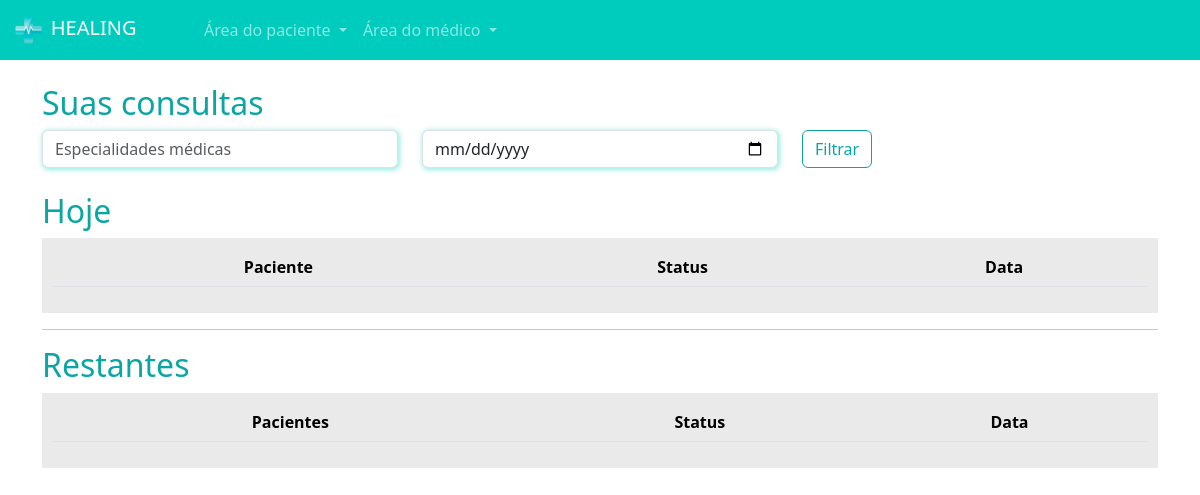
/medicos/consultas_medico/ (signed in), run on an earlier commit of the app's database.
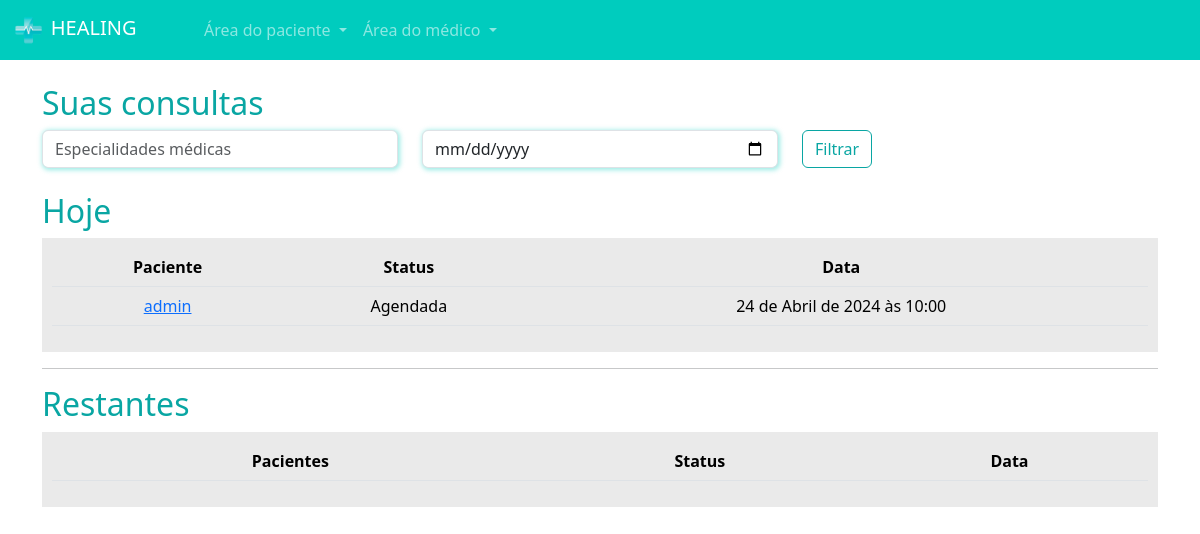
And on a later commit of the database.
### paciente/models.py (models this page shows, shortened)
class Consulta(models.Model):
    status_choices = (
        ('A', 'Agendada'),
        ('F', 'Finalizada'),
        ('C', 'Cancelada'),
        ('I', 'Iniciada')
    )
    paciente = models.ForeignKey(User, on_delete=models.DO_NOTHING)
    data_aberta = models.ForeignKey(DatasAbertas, on_delete=models.DO_NOTHING)
    status = models.CharField(max_length=1, choices=status_choices, default='A')
    link = models.URLField(null=True, blank=True)

### medico/models.py (models this page shows, shortened)
class DatasAbertas(models.Model):
    data = models.DateTimeField()
    user = models.ForeignKey(User, on_delete=models.DO_NOTHING)
    agendado = models.BooleanField(default=False)

### medico/views.py (the view)
# urls.py: path('consultas_medico/', views.consultas_medico, name="consultas_medico"),
def consultas_medico(request):
    if not is_medico(request.user):
        messages.add_message(request, constants.WARNING, 'Somente médicos podem acessar essa página.')
        return redirect('/usuarios/logout', {'is_medico': is_medico(request.user)})
    hoje = datetime.now().date()
    consultas_hoje = Consulta.objects.filter(data_aberta__user=request.user).filter(data_aberta__data__gte=hoje).filter(data_aberta__data__lt=hoje + timedelta(days=1))
    consultas_restantes = Consulta.objects.exclude(id__in=consultas_hoje.values('id'))
    return render(request, 'consultas_medico.html', {'consultas_hoje': consultas_hoje, 'consultas_restantes': consultas_restantes, 'is_medico': is_medico(request.user)})

### medico/models.py (called while the page is built)
def is_medico(user):
    return DadosMedico.objects.filter(user=user).exists()

### medico/templates/consultas_medico.html (shortened to what this page needs)
{% extends "base.html" %}
{% load static %}
{% block 'head' %}
    <link rel="stylesheet" href="{% static 'medicos/css/abrir_horario.css' %}">
    <link rel="stylesheet" href="{% static 'usuarios/css/usuarios.css' %}">
    <link rel="stylesheet" href="{% static 'medicos/css/cadastro_medico.css' %}">
    <link rel="stylesheet" href="{% static 'pacientes/css/home.css' %}">
    <link rel="stylesheet" href="https://cdn.jsdelivr.net/npm/bootstrap-icons@1.11.3/font/bootstrap-icons.min.css">
{% endblock 'head' %}
{% block 'body' %}
    <div class="container">
        <br>
        <h2><span class="color-dark">Suas consultas</span></h2>
        <div class="row">
            <div class="col-md">
                <input type="text" name="especialidades" id="" class="form-control shadow-main-color" placeholder="Especialidades médicas">
            </div>
            <div class="col-md">
                <input type="date" name="data" id="" class="form-control shadow-main-color" placeholder="Data da consulta">
            </div>
            <div class="col-md">
                <input type="submit" value="Filtrar" class="btn btn-dark-color-outline">
            </div>
        </div>
        <br>
        <h2><span class="color-dark">Hoje</span></h2>
        <div class="list-minhas-consultas">
            <table class="table">
                <thead>
                  <tr>
                    <th scope="col">Paciente</th>
                    <th scope="col">Status</th>
                    <th scope="col">Data</th>
                  </tr>
                </thead>
                <tbody>
                    {% for consulta in consultas_hoje  %}
                        <tr>
                            <td><a href="{% url 'consulta_area_medico' consulta.id %}">{{consulta.paciente}}</a></td>
                            <td>{{consulta.get_status_display}}</td>
                            <td>{{consulta.data_aberta.data}}</td>
                        </tr>
                    {% endfor %}
                </tbody>
              </table>
        </div>
        <hr>
        <h2><span class="color-dark">Restantes</span></h2>
        <div class="list-minhas-consultas">
            <table class="table">
                <thead>
                  <tr>
                    <th scope="col">Pacientes</th>
                    <th scope="col">Status</th>
                    <th scope="col">Data</th>
                  </tr>
                </thead>
              </table>
        </div>
    </div>
{% endblock 'body' %}

What changed in the data, as far as the page shows it:
added Consulta: paciente "admin", status "Agendada", data_aberta.data "24 de Abril de 2024 às 10:00"
